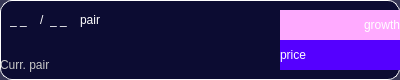
<?xml version="1.0" encoding="UTF-8"?>
<ui version="4.0">
 <class>Form</class>
 <widget class="QWidget" name="Form">
  <property name="geometry">
   <rect>
    <x>0</x>
    <y>0</y>
    <width>400</width>
    <height>80</height>
   </rect>
  </property>
  <property name="minimumSize">
   <size>
    <width>400</width>
    <height>80</height>
   </size>
  </property>
  <property name="maximumSize">
   <size>
    <width>16777215</width>
    <height>16777215</height>
   </size>
  </property>
  <property name="windowTitle">
   <string>Form</string>
  </property>
  <property name="styleSheet">
   <string notr="true">color: rgb(255, 255, 255);
background-color: rgba(0, 0, 40, 200);
border-color: rgb(255, 255, 255);
border-style: solid;
border-width: 1px;
border-radius: 12px;</string>
  </property>
  <widget class="QLabel" name="flag1Label">
   <property name="geometry">
    <rect>
     <x>10</x>
     <y>10</y>
     <width>30</width>
     <height>20</height>
    </rect>
   </property>
   <property name="styleSheet">
    <string notr="true">background: none;
border: none;</string>
   </property>
   <property name="text">
    <string>_ _</string>
   </property>
   <property name="scaledContents">
    <bool>true</bool>
   </property>
  </widget>
  <widget class="QLabel" name="flag2Label">
   <property name="geometry">
    <rect>
     <x>50</x>
     <y>10</y>
     <width>30</width>
     <height>20</height>
    </rect>
   </property>
   <property name="styleSheet">
    <string notr="true">background: none;
border: none;</string>
   </property>
   <property name="text">
    <string>_ _</string>
   </property>
   <property name="scaledContents">
    <bool>true</bool>
   </property>
  </widget>
  <widget class="QLabel" name="label_3">
   <property name="geometry">
    <rect>
     <x>40</x>
     <y>0</y>
     <width>10</width>
     <height>40</height>
    </rect>
   </property>
   <property name="styleSheet">
    <string notr="true">background: none;
border: none;</string>
   </property>
   <property name="text">
    <string>/</string>
   </property>
  </widget>
  <widget class="QLabel" name="chartLabel">
   <property name="geometry">
    <rect>
     <x>160</x>
     <y>10</y>
     <width>120</width>
     <height>60</height>
    </rect>
   </property>
   <property name="styleSheet">
    <string notr="true">background: none;
border: none;
</string>
   </property>
   <property name="text">
    <string/>
   </property>
   <property name="scaledContents">
    <bool>true</bool>
   </property>
   <property name="wordWrap">
    <bool>false</bool>
   </property>
  </widget>
  <widget class="QLabel" name="growthLabel">
   <property name="geometry">
    <rect>
     <x>280</x>
     <y>10</y>
     <width>120</width>
     <height>30</height>
    </rect>
   </property>
   <property name="styleSheet">
    <string notr="true">background: none;
border: none;
border-radius: 0px;
background-color: rgb(255, 170, 255);</string>
   </property>
   <property name="text">
    <string>&lt;html&gt;&lt;head/&gt;&lt;body&gt;&lt;p align=&quot;right&quot;&gt;growth&lt;/p&gt;&lt;/body&gt;&lt;/html&gt;</string>
   </property>
  </widget>
  <widget class="QLabel" name="pairLabel">
   <property name="geometry">
    <rect>
     <x>80</x>
     <y>10</y>
     <width>80</width>
     <height>20</height>
    </rect>
   </property>
   <property name="styleSheet">
    <string notr="true">background: none;
border: none;
</string>
   </property>
   <property name="text">
    <string>pair</string>
   </property>
  </widget>
  <widget class="QLabel" name="priceLabel">
   <property name="geometry">
    <rect>
     <x>280</x>
     <y>40</y>
     <width>120</width>
     <height>30</height>
    </rect>
   </property>
   <property name="maximumSize">
    <size>
     <width>16777215</width>
     <height>16777215</height>
    </size>
   </property>
   <property name="styleSheet">
    <string notr="true">background: none;
border: none;
border-radius: 0px;
background-color: rgb(85, 0, 255);</string>
   </property>
   <property name="text">
    <string>price</string>
   </property>
  </widget>
  <widget class="QLabel" name="tagLabel">
   <property name="geometry">
    <rect>
     <x>0</x>
     <y>50</y>
     <width>100</width>
     <height>30</height>
    </rect>
   </property>
   <property name="styleSheet">
    <string notr="true">background: none;
border: none;
color: rgb(200, 200, 200);</string>
   </property>
   <property name="text">
    <string>Curr. pair</string>
   </property>
  </widget>
 </widget>
 <resources/>
 <connections/>
</ui>
